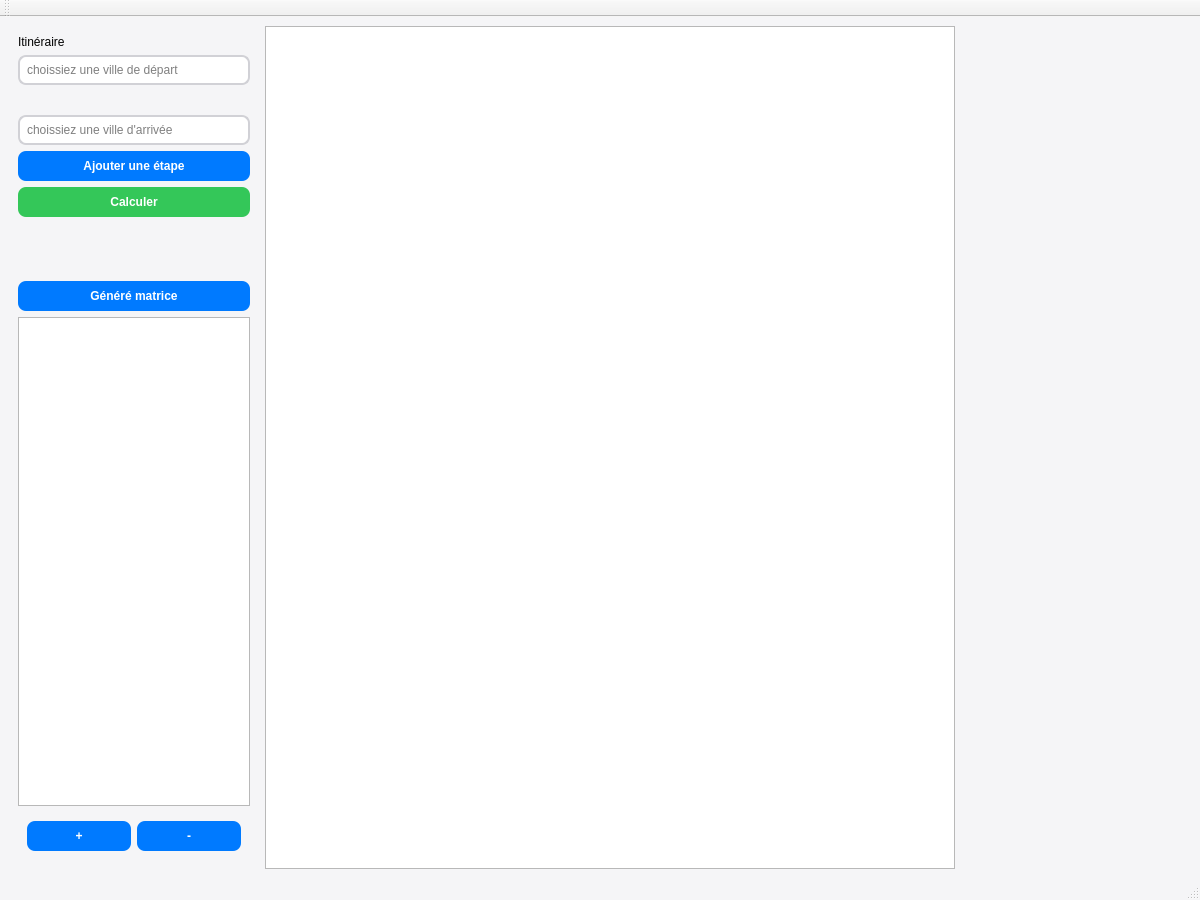
<?xml version="1.0" encoding="UTF-8"?>
<ui version="4.0">
 <class>MainWindow</class>
 <widget class="QMainWindow" name="MainWindow">
  <property name="geometry">
   <rect>
    <x>0</x>
    <y>0</y>
    <width>1200</width>
    <height>900</height>
   </rect>
  </property>
  <property name="minimumSize">
   <size>
    <width>0</width>
    <height>0</height>
   </size>
  </property>
  <property name="maximumSize">
   <size>
    <width>9999999</width>
    <height>999999</height>
   </size>
  </property>
  <property name="windowTitle">
   <string>MainWindow</string>
  </property>
  <property name="styleSheet">
   <string notr="true">/* Style pour la fenêtre */
QMainWindow {
    background-color: #f5f5f7;
}

/* Style pour champs de texte */
QLineEdit {
    border: 2px solid #d1d1d6;
    border-radius: 8px;
    padding: 5px;
    background: white;
}

QLineEdit:focus {
    border: 2px solid #007aff; 
}

/* Style pour les bouton */
QPushButton {
    background-color: #007aff;
    color: white;
    border-radius: 8px;
    padding: 8px;
    font-weight: bold;
}

QPushButton:hover {
    background-color: #0056b3;
}

/* Style pour bouton calculer*/
QPushButton#pushButton {
    background-color: #34c759; 
}

/* Style pour lesGroupBox */
QGroupBox {
    font-weight: bold;
    border: 1px solid #d1d1d6;
    border-radius: 10px;
    margin-top: 10px;
    padding-top: 15px;
}</string>
  </property>
  <widget class="QWidget" name="centralwidget">
   <layout class="QHBoxLayout" name="horizontalLayout_2" stretch="0,3,1">
    <item>
     <widget class="QWidget" name="widget" native="true">
      <property name="minimumSize">
       <size>
        <width>250</width>
        <height>0</height>
       </size>
      </property>
      <property name="maximumSize">
       <size>
        <width>250</width>
        <height>16777215</height>
       </size>
      </property>
      <layout class="QVBoxLayout" name="verticalLayout">
       <item>
        <widget class="QLabel" name="label_2">
         <property name="text">
          <string>Itinéraire</string>
         </property>
        </widget>
       </item>
       <item>
        <widget class="QLineEdit" name="lineEdit_depart">
         <property name="text">
          <string/>
         </property>
         <property name="placeholderText">
          <string>choissiez une ville de départ</string>
         </property>
        </widget>
       </item>
       <item>
        <widget class="QWidget" name="widget_etape" native="true">
         <layout class="QVBoxLayout" name="verticalLayout_5"/>
        </widget>
       </item>
       <item>
        <widget class="QLineEdit" name="lineEdit_arrivee">
         <property name="text">
          <string/>
         </property>
         <property name="placeholderText">
          <string>choissiez une ville d'arrivée</string>
         </property>
        </widget>
       </item>
       <item>
        <widget class="QPushButton" name="pushButton_Ajouter">
         <property name="text">
          <string>Ajouter une étape</string>
         </property>
        </widget>
       </item>
       <item>
        <widget class="QPushButton" name="pushButton">
         <property name="text">
          <string>Calculer</string>
         </property>
        </widget>
       </item>
       <item>
        <widget class="QWidget" name="widget_2" native="true">
         <layout class="QHBoxLayout" name="horizontalLayout">
          <item>
           <widget class="QLabel" name="label_resultat">
            <property name="text">
             <string/>
            </property>
           </widget>
          </item>
         </layout>
        </widget>
       </item>
       <item>
        <widget class="QLabel" name="label_trace">
         <property name="text">
          <string/>
         </property>
         <property name="wordWrap">
          <bool>true</bool>
         </property>
        </widget>
       </item>
       <item>
        <widget class="QPushButton" name="pushButton_generer_matrice">
         <property name="text">
          <string>Généré matrice</string>
         </property>
        </widget>
       </item>
       <item>
        <widget class="QTableWidget" name="tableWidget"/>
       </item>
       <item>
        <widget class="QWidget" name="widget_3" native="true">
         <layout class="QHBoxLayout" name="horizontalLayout_3">
          <item>
           <widget class="QPushButton" name="pushButton_plus">
            <property name="text">
             <string>+</string>
            </property>
           </widget>
          </item>
          <item>
           <widget class="QPushButton" name="pushButton_moin">
            <property name="text">
             <string>-</string>
            </property>
           </widget>
          </item>
         </layout>
        </widget>
       </item>
      </layout>
      <zorder>lineEdit_depart</zorder>
      <zorder>lineEdit_arrivee</zorder>
      <zorder>pushButton</zorder>
      <zorder>widget_2</zorder>
      <zorder>label_2</zorder>
      <zorder>pushButton_generer_matrice</zorder>
      <zorder>tableWidget</zorder>
      <zorder>label_trace</zorder>
      <zorder>widget_3</zorder>
      <zorder>pushButton_Ajouter</zorder>
      <zorder>widget_etape</zorder>
     </widget>
    </item>
    <item>
     <widget class="QGraphicsView" name="graphicsView_carte">
      <property name="sizeAdjustPolicy">
       <enum>QAbstractScrollArea::SizeAdjustPolicy::AdjustToContents</enum>
      </property>
     </widget>
    </item>
    <item>
     <widget class="QWidget" name="widget_4" native="true">
      <property name="sizePolicy">
       <sizepolicy hsizetype="Preferred" vsizetype="Preferred">
        <horstretch>0</horstretch>
        <verstretch>0</verstretch>
       </sizepolicy>
      </property>
      <layout class="QVBoxLayout" name="verticalLayout_2"/>
     </widget>
    </item>
   </layout>
  </widget>
  <widget class="QMenuBar" name="menubar">
   <property name="geometry">
    <rect>
     <x>0</x>
     <y>0</y>
     <width>1200</width>
     <height>22</height>
    </rect>
   </property>
  </widget>
  <widget class="QStatusBar" name="statusbar"/>
  <widget class="QToolBar" name="toolBar">
   <property name="windowTitle">
    <string>toolBar</string>
   </property>
   <attribute name="toolBarArea">
    <enum>TopToolBarArea</enum>
   </attribute>
   <attribute name="toolBarBreak">
    <bool>false</bool>
   </attribute>
  </widget>
 </widget>
 <resources/>
 <connections/>
</ui>
